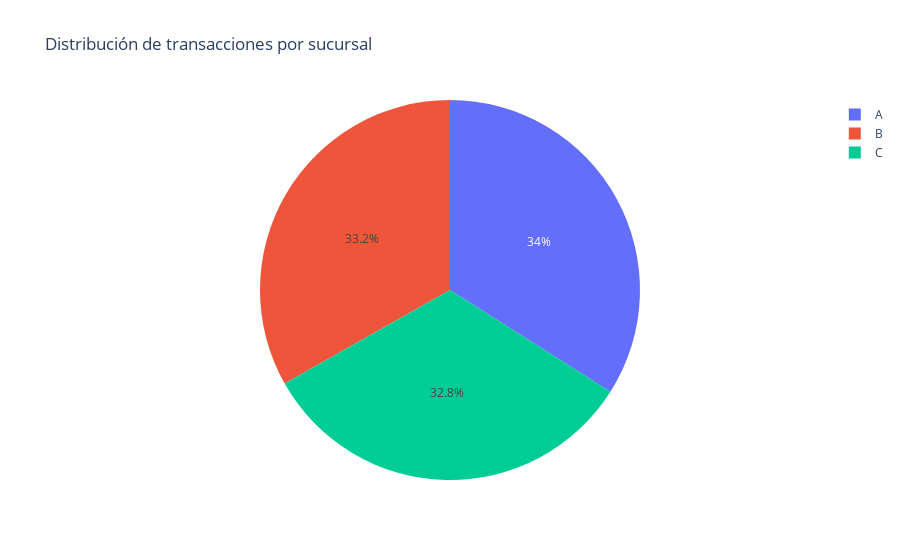

Notebook source saved alongside this figure:
### Code cell
#df = pd.read_csv('supermarket_sales.csv')
# Consulta correcta para obtener transacciones por sucursal
resultado = con.execute("""
    SELECT Branch, COUNT(*) AS Transacciones
    FROM df
    GROUP BY Branch
""").fetchdf()
print(resultado)

# Crear el gráfico directamente con el DataFrame resultante
fig = px.pie(resultado, 
             values='Transacciones', 
             names='Branch', 
             title='Distribución de transacciones por sucursal')
fig.show()

### Figure 1 — Plotly figure (JSON) as saved in the notebook; plotly's stock layout.template omitted (floating-point values rounded to 4 significant figures)
{"data": [{"domain": {"x": [0, 1], "y": [0, 1]}, "hovertemplate": "Branch=%{label}<br>Transacciones=%{value}<extra></extra>", "labels": ["A", "C", "B"], "legendgroup": "", "name": "", "showlegend": true, "type": "pie", "values": [340, 328, 332]}], "layout": {"legend": {"tracegroupgap": 0}, "title": {"text": "Distribución de transacciones por sucursal"}}}
